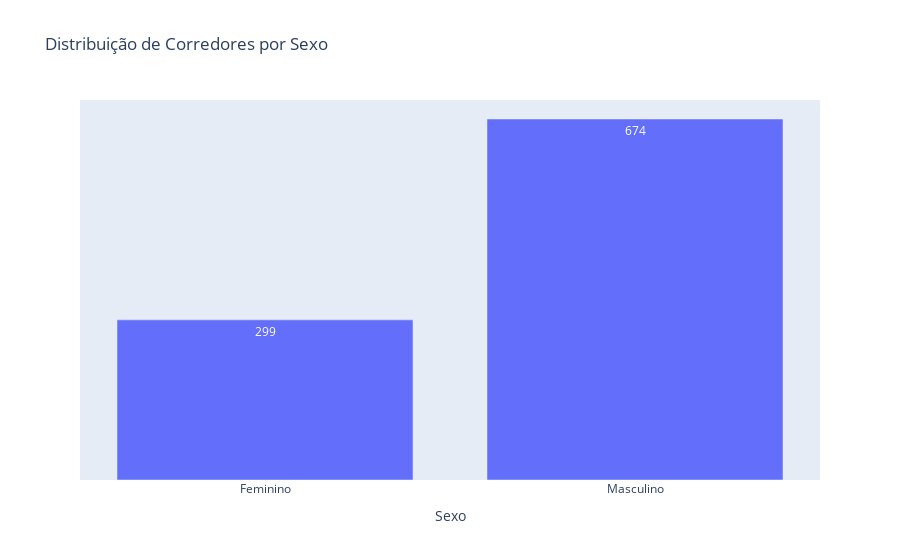

Notebook code for this chart:
### Markdown cell above
### Distribuição Geral por Gênero

### Code cell
dados_agrupados_por_sx = dados_corrida.groupby("Sx").count()["Num"].reset_index()

figura = px.bar(
    dados_agrupados_por_sx,
    x = "Sx",
    y = 'Num',
    text = 'Num',
    title = 'Distribuição de Corredores por Sexo'


)
figura.update_layout(xaxis_title = 'Sexo',
    yaxis=dict(
        showticklabels=False,
        visible=False
    )
)

figura.show()

### Figure 1 — Plotly figure (JSON) as saved in the notebook; plotly's stock layout.template omitted (floating-point values rounded to 4 significant figures)
{"data": [{"alignmentgroup": "True", "hovertemplate": "Sx=%{x}<br>Num=%{text}<extra></extra>", "legendgroup": "", "marker": {"color": "#636efa", "pattern": {"shape": ""}}, "name": "", "offsetgroup": "", "orientation": "v", "showlegend": false, "text": [299, 674], "textposition": "auto", "type": "bar", "x": ["Feminino", "Masculino"], "xaxis": "x", "y": [299, 674], "yaxis": "y"}], "layout": {"barmode": "relative", "legend": {"tracegroupgap": 0}, "title": {"text": "Distribuição de Corredores por Sexo"}, "xaxis": {"anchor": "y", "domain": [0, 1], "title": {"text": "Sexo"}}, "yaxis": {"anchor": "x", "domain": [0, 1], "showticklabels": false, "title": {"text": "Num"}, "visible": false}}}
